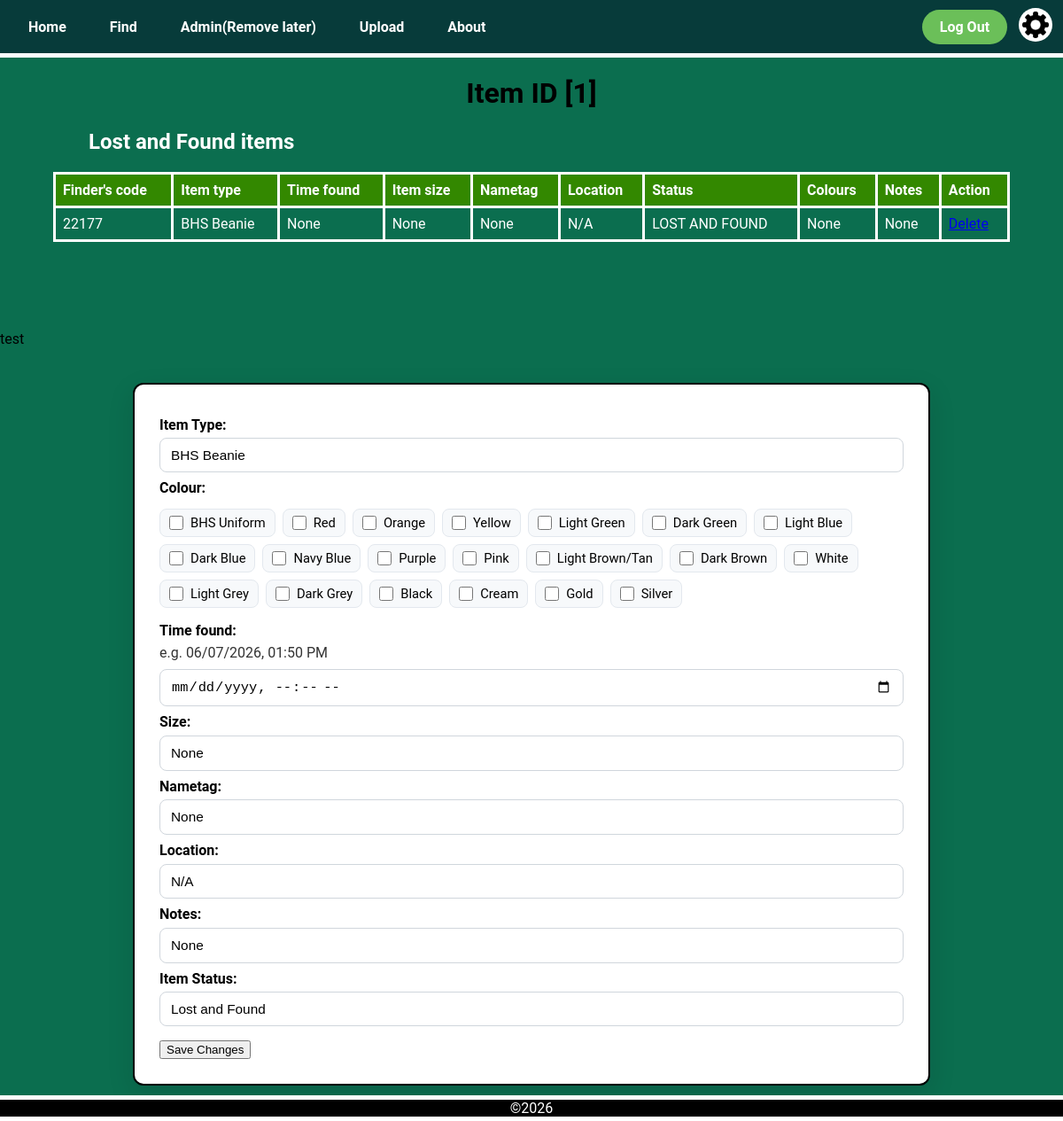
The app's page /item/1 (signed in) with its own data.
### app.py (models this page shows)
class LostItem(db.Model):
    __tablename__ = 'lost_item'
    item_id = db.Column(db.Integer, primary_key=True)
    finder_id = db.Column(db.String(6), db.ForeignKey('user.user_id'))
    item_type = db.Column(db.String(50))
    time_found = db.Column(db.String(50))
    size = db.Column(db.String(50))
    nametag = db.Column(db.String(50))
    location = db.Column(db.String(50))
    status = db.Column(db.String(50))
    notes = db.Column(db.String(50))
    colours = db.relationship('Colour', secondary='lostitem_colour', backref='lost_items')

### app.py (the view, shortened to what this page needs)
@app.route('/item/<int:item_id>', methods=['GET', 'POST'])
@login_required
def item(item_id):
    item = LostItem.query.get_or_404(item_id)
    if session['clearance'] > 1:   # Clearance check, Admin or Finder only
        if current_user.school_code != str(item.finder_id):
            print('aborted')
            abort(404)
    items = [item]
    colour_names = [colour.name for colour in item.colours]
    return render_template('item.html', title='Edit Item', items=items, colour_names=colour_names, item_id=item_id)

### app.py (called while the page is built)
@login_manager.user_loader
def load_user(user_id):
    return User.query.get(int(user_id))

@app.context_processor
def inject_variables():
    return dict(show_footer=True,
                logged_in = current_user.is_authenticated)

### templates/item.html (shortened to what this page needs)
{% extends "layout.html" %}
{% block content %}
<h1 class="title">Item ID [{{item_id}}]</h1>
{% for item in items %}
<table class="item_info_table">
  <h2 class="sub_heading">Lost and Found items</h2>
    <tr>
      <th class="item_info_header">Finder's code</th>
      <th class="item_info_header">Item type</th>
      <th class="item_info_header">Time found</th>
      <th class="item_info_header">Item size</th>
      <th class="item_info_header">Nametag</th>
      <th class="item_info_header">Location</th>
      <th class="item_info_header">Status</th>
      <th class="item_info_header">Colours</th>
      <th class="item_info_header">Notes</th>
      <th class="item_info_header">Action</th>
    </tr>
    <tr class="item_info_row">
      <td>{{item.finder_id}}</td>
      <td>{{item.item_type}}</td>
      <td>
        {% if item.time_found is not none %}
          ({{ item.time_found[11:16] }})<br>{{ item.time_found[8:10] }}/{{ item.time_found[5:7] }}/{{ item.time_found[0:4] }}
        {% else %}
          {{item.time_found}}
        {% endif %}
      </td>
      <td>{{item.size}}</td>
      <td>{{item.nametag}}</td>
      <td>{{item.location}}</td>
      <td>{{item.status}}</td>
      <td>
        {% if colour_names %}
            {% for colour in colour_names %}
              {{ colour }},
            {% endfor %}
        {% else %}
          None
        {% endif %}
      </td>
      <td>{{item.notes}}</td>
      <td class="edit_item_button">
        <a href="/item/{{item.item_id}}/delete">Delete</a>
      </td>
    </tr>
</table>
<div class="match_button">
    test
</div>
<form method="post" action="/item/{{item.item_id}}">
    <div class="upload_form">
        <h2 class="upload_form_subtitle">Item Type:</h2>
        <select name="item_type" class="upload_type_dropdown">
            <option value="BHS Beanie" {% if item.item_type == 'BHS Beanie' %}selected{% endif %}>BHS Beanie</option>
        </select>
        <h2 class="upload_form_subtitle">Colour:</h2>
        <fieldset class='upload_colour_selection'>
            <label>
                <input type="checkbox" name="colours[]" value="BHS Uniform" {% if 'BHS Uniform' in colour_names %}checked{% endif %}> BHS Uniform
            </label>
            <label>
                <input type="checkbox" name="colours[]" value="Red" {% if 'Red' in colour_names %}checked{% endif %}> Red
            </label>
            <label>
                <input type="checkbox" name="colours[]" value="Orange" {% if 'Orange' in colour_names %}checked{% endif %}> Orange
            </label>
            <label>
                <input type="checkbox" name="colours[]" value="Yellow" {% if 'Yellow' in colour_names %}checked{% endif %}> Yellow
            </label>
            <label>
                <input type="checkbox" name="colours[]" value="Light Green" {% if 'Light Green' in colour_names %}checked{% endif %}> Light Green
            </label>
            <label>
                <input type="checkbox" name="colours[]" value="Dark Green" {% if 'Dark Green' in colour_names %}checked{% endif %}> Dark Green
            </label>
            <label>
                <input type="checkbox" name="colours[]" value="Light Blue" {% if 'Light Blue' in colour_names %}checked{% endif %}> Light Blue
            </label>
            <label>
                <input type="checkbox" name="colours[]" value="Dark Blue" {% if 'Dark Blue' in colour_names %}checked{% endif %}> Dark Blue
            </label>
            <label>
                <input type="checkbox" name="colours[]" value="Navy Blue" {% if 'Navy Blue' in colour_names %}checked{% endif %}> Navy Blue
            </label>
            <label>
                <input type="checkbox" name="colours[]" value="Light Purple" {% if 'Purple' in colour_names %}checked{% endif %}> Purple
            </label>
            <label>
                <input type="checkbox" name="colours[]" value="Pink" {% if 'Pink' in colour_names %}checked{% endif %}> Pink
            </label>
            <label>
                <input type="checkbox" name="colours[]" value="Light Brown/Tan" {% if 'Light Brown/Tan' in colour_names %}checked{% endif %}> Light Brown/Tan
            </label>
            <label>
                <input type="checkbox" name="colours[]" value="Dark Brown" {% if 'Dark Brown' in colour_names %}checked{% endif %}> Dark Brown
            </label>
            <label>
                <input type="checkbox" name="colours[]" value="White" {% if 'White' in colour_names %}checked{% endif %}> White
            </label>
            <label>
                <input type="checkbox" name="colours[]" value="Light Grey" {% if 'Light Grey' in colour_names %}checked{% endif %}> Light Grey
            </label>
            <label>
                <input type="checkbox" name="colours[]" value="Dark Grey" {% if 'Dark Grey' in colour_names %}checked{% endif %}> Dark Grey
            </label>
            <label>
                <input type="checkbox" name="colours[]" value="Black" {% if 'Black' in colour_names %}checked{% endif %}> Black
            </label>
            <label>
                <input type="checkbox" name="colours[]" value="Cream" {% if 'Cream' in colour_names %}checked{% endif %}> Cream
            </label>
            <label>
                <input type="checkbox" name="colours[]" value="Gold" {% if 'Gold' in colour_names %}checked{% endif %}> Gold
            </label>
            <label>
                <input type="checkbox" name="colours[]" value="Silver" {% if 'Silver' in colour_names %}checked{% endif %}> Silver
            </label>
        </fieldset>
        <h2 class="upload_form_subtitle">Time found:</h2>
        <p> e.g. 06/07/2026, 01:50 PM</p>
        <input class='upload_datetime' type="datetime-local" name="time_found" value="{{item.time_found}}">
        <h2 class="upload_form_subtitle">Size:</h2>
        <input class='upload_text_box' type="text" name="size" maxlength="10" value="{{item.size}}">
        <h2 class="upload_form_subtitle">Nametag:</h2>
        <input type="text" name="nametag" value="{{item.nametag}}">
        <h2 class="upload_form_subtitle">Location:</h2>
        <select name="location" class="upload_type_dropdown">
            <option value="N/A">N/A</option>
        </select>
        <h2 class="upload_form_subtitle">Notes:</h2>
        <input class='upload_text_box' type="text" name="notes" value="{{item.notes}}">
        <h2 class="upload_form_subtitle">Item Status:</h2>
        <select name="item_status" class="upload_type_dropdown">
            <option value="LOST AND FOUND" {% if item.status == 'LOST AND FOUND' %}selected{% endif %}>Lost and Found</option>
        </select>
        <input class='upload_submit_button' type="submit" value="Save Changes">
    </div>
</form>
{% endfor  %}
{% endblock %}

### static/css/style.css (style rules this page uses)
body { background-color: var(--dark-emerald); font-family: "Roboto", sans-serif; margin: 0; padding: 0; color: black; }
.title { text-align: center; }
:root { --dark-teal: #073b3aff; --dark-emerald: #0b6e4fff; --medium-jungle: #08a045ff; --moss-green: #6bbf59ff; --soft-fawn: #ddb771ff; --transition-time: 0.4s; }
.sub_heading { text-align: left; color: white; margin-left: 100px; }
.item_info_table { border-collapse: collapse; width: 90%; margin: 0 auto 100px auto; text-align: left; color: #FFFFFF; border: 3px solid white; }
.item_info_table th { border: 3px solid white; text-align: left; padding: 8px; }
.item_info_table td { border: 3px solid white; text-align: left; padding: 8px; }
.item_info_header { background-color: #338800; }
.upload_form { background-color: #ffffff; max-width: 900px; margin: 2.5rem auto; padding: 1.75rem; border-radius: 12px; box-shadow: 0 10px 30px rgba(2,6,23,0.12); border: 2px solid black; color: black; box-sizing: border-box; }
.upload_form h2.upload_form_subtitle { margin: 0.5rem 0 0.35rem 0; font-size: 1rem; color: black; font-weight: 700; }
.upload_form p { margin: 0 0 0.6rem 0; color: #333333; }
.upload_type_dropdown, .upload_datetime, .upload_text_box, .upload_form input[type="text"] { width: 100%; padding: 10px 12px; border-radius: 8px; border: 1px solid #d0d6dc; background-color: #ffffff; box-sizing: border-box; font-size: 0.96rem; }
.upload_type_dropdown { appearance: none; }
.upload_colour_selection { display: flex; flex-wrap: wrap; gap: 0.5rem; padding: 0.5rem 0; border: none; margin: 0 0 0.5rem 0; }
.upload_colour_selection label { display: inline-flex; align-items: center; gap: 0.5rem; padding: 6px 10px; border-radius: 8px; background: #f7f9fb; border: 1px solid #e3e8ee; cursor: pointer; font-size: 0.92rem; }
.upload_colour_selection input[type="checkbox"] { margin: 0; width: 16px; height: 16px; accent-color: var(--medium-jungle); }
.upload_submit_button { display: flex; justify-content: center; margin-top: 1rem; }

### records on screen
LostItem: finder_id "22177", item_type "BHS Beanie", time_found "None", size "None", nametag "None", location "N/A", status "LOST AND FOUND", notes "None", item_status "Lost and Found"

### other values on screen
{{ item_id }} "1"
